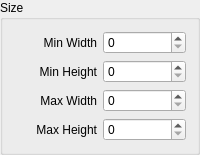
             <widget class="QGroupBox" name="groupBox_11">
              <property name="title">
               <string>Size</string>
              </property>
              <layout class="QGridLayout" name="gridLayout_21">
               <item row="0" column="0">
                <widget class="QLabel" name="label_4">
                 <property name="text">
                  <string>Min Width</string>
                 </property>
                 <property name="alignment">
                  <set>Qt::AlignRight|Qt::AlignTrailing|Qt::AlignVCenter</set>
                 </property>
                </widget>
               </item>
               <item row="0" column="1">
                <widget class="QSpinBox" name="pb_min_width_normal">
                 <property name="maximum">
                  <number>500</number>
                 </property>
                </widget>
               </item>
               <item row="1" column="0">
                <widget class="QLabel" name="label_5">
                 <property name="text">
                  <string>Min Height</string>
                 </property>
                 <property name="alignment">
                  <set>Qt::AlignRight|Qt::AlignTrailing|Qt::AlignVCenter</set>
                 </property>
                </widget>
               </item>
               <item row="1" column="1">
                <widget class="QSpinBox" name="pb_min_height_normal">
                 <property name="maximum">
                  <number>500</number>
                 </property>
                </widget>
               </item>
               <item row="2" column="0">
                <widget class="QLabel" name="label_6">
                 <property name="text">
                  <string>Max Width</string>
                 </property>
                 <property name="alignment">
                  <set>Qt::AlignRight|Qt::AlignTrailing|Qt::AlignVCenter</set>
                 </property>
                </widget>
               </item>
               <item row="2" column="1">
                <widget class="QSpinBox" name="pb_max_width_normal">
                 <property name="maximum">
                  <number>500</number>
                 </property>
                </widget>
               </item>
               <item row="3" column="0">
                <widget class="QLabel" name="label_7">
                 <property name="text">
                  <string>Max Height</string>
                 </property>
                 <property name="alignment">
                  <set>Qt::AlignRight|Qt::AlignTrailing|Qt::AlignVCenter</set>
                 </property>
                </widget>
               </item>
               <item row="3" column="1">
                <widget class="QSpinBox" name="pb_max_height_normal">
                 <property name="maximum">
                  <number>500</number>
                 </property>
                </widget>
               </item>
              </layout>
             </widget>
